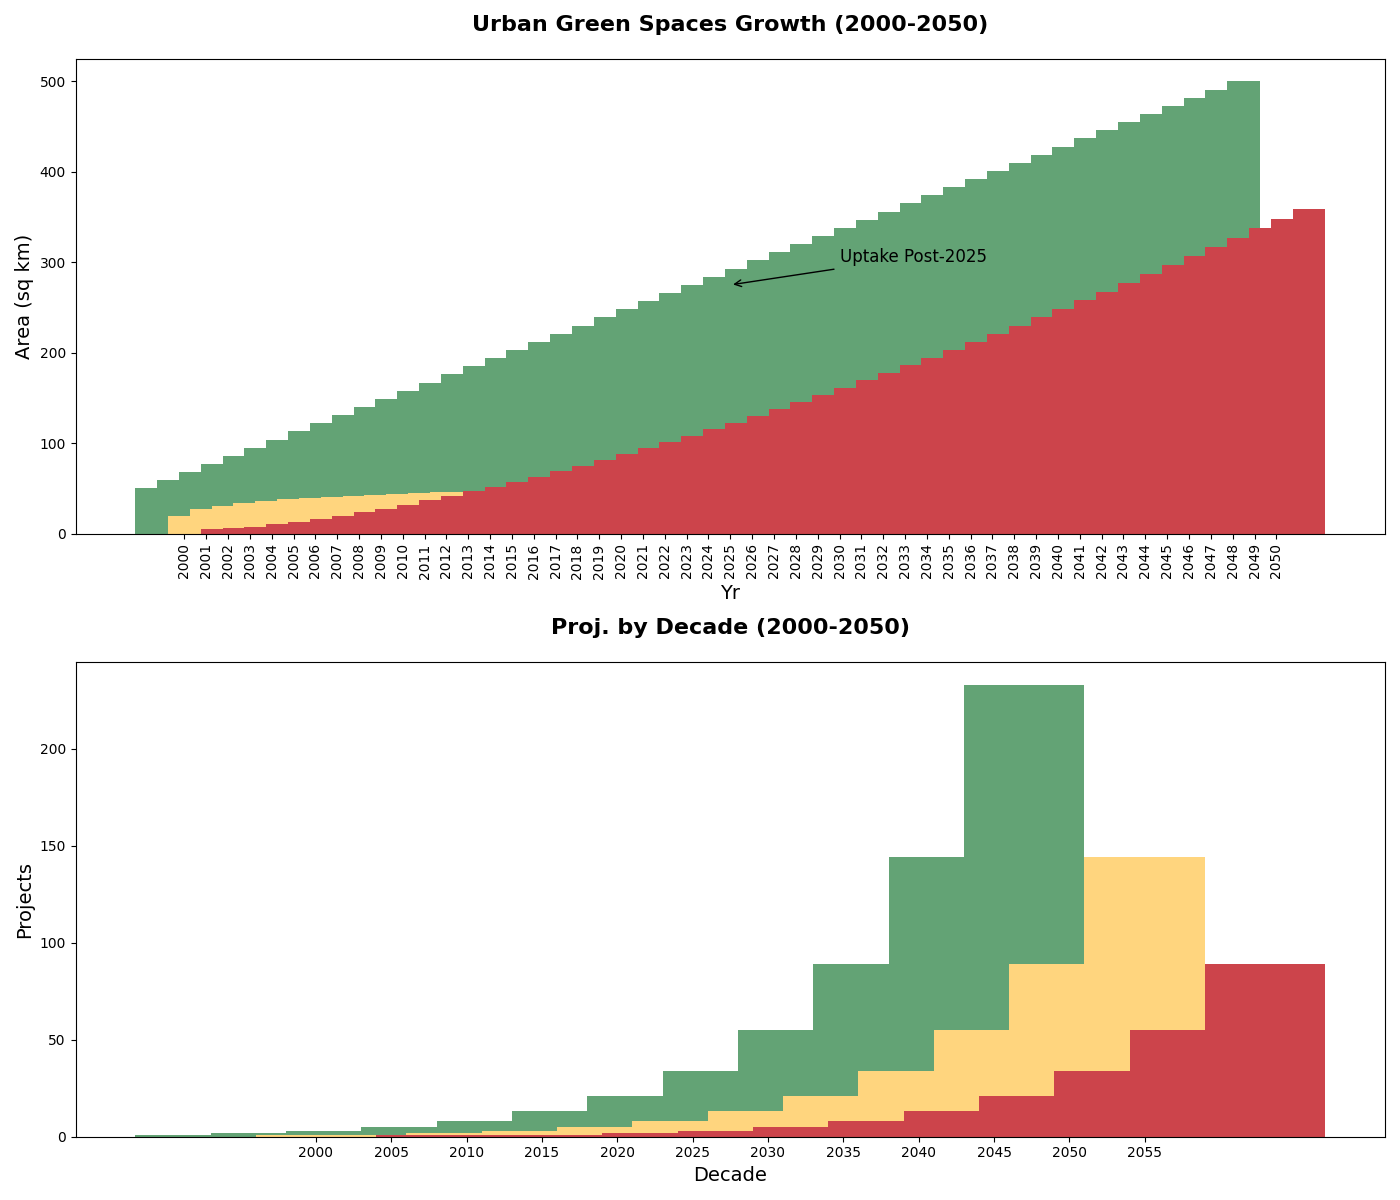

Recreate this plot in Python.
import matplotlib.pyplot as plt
import numpy as np

years = np.arange(2000, 2051)
urban_parks = np.linspace(50, 500, len(years))
roof_gardens = 20 + 10 * np.log1p(years - 2000)
green_walls = 5 + (years - 2000) ** 1.5

fig, (ax1, ax2) = plt.subplots(2, 1, figsize=(14, 12))

width = 1.5
years_offsets = np.arange(len(years))

ax1.bar(years_offsets - width, urban_parks, width, color='#63A375')
ax1.bar(years_offsets, roof_gardens, width, color='#FFD57E')
ax1.bar(years_offsets + width, green_walls, width, color='#CC444B')

ax1.set_title('Urban Green Spaces Growth (2000-2050)', fontsize=16, fontweight='bold', pad=20)
ax1.set_xlabel('Yr', fontsize=14)
ax1.set_ylabel('Area (sq km)', fontsize=14)
ax1.set_xticks(years_offsets)
ax1.set_xticklabels(years, rotation=90)
ax1.annotate('Uptake Post-2025', xy=(25, urban_parks[25]), xytext=(30, 300),
             arrowprops=dict(facecolor='black', arrowstyle='->'), fontsize=12)

expansion_projects_urban_parks = [1, 2, 3, 5, 8, 13, 21, 34, 55, 89, 144, 233]
expansion_projects_roof_gardens = [1, 1, 2, 3, 5, 8, 13, 21, 34, 55, 89, 144]
expansion_projects_green_walls = [1, 1, 1, 2, 3, 5, 8, 13, 21, 34, 55, 89]

decades = np.arange(2000, 2060, 5)

width = 8
ax2.bar(decades - width, expansion_projects_urban_parks, width, color='#63A375')
ax2.bar(decades, expansion_projects_roof_gardens, width, color='#FFD57E')
ax2.bar(decades + width, expansion_projects_green_walls, width, color='#CC444B')

ax2.set_title('Proj. by Decade (2000-2050)', fontsize=16, fontweight='bold', pad=20)
ax2.set_xlabel('Decade', fontsize=14)
ax2.set_ylabel('Projects', fontsize=14)
ax2.set_xticks(decades)

plt.tight_layout()
plt.show()
